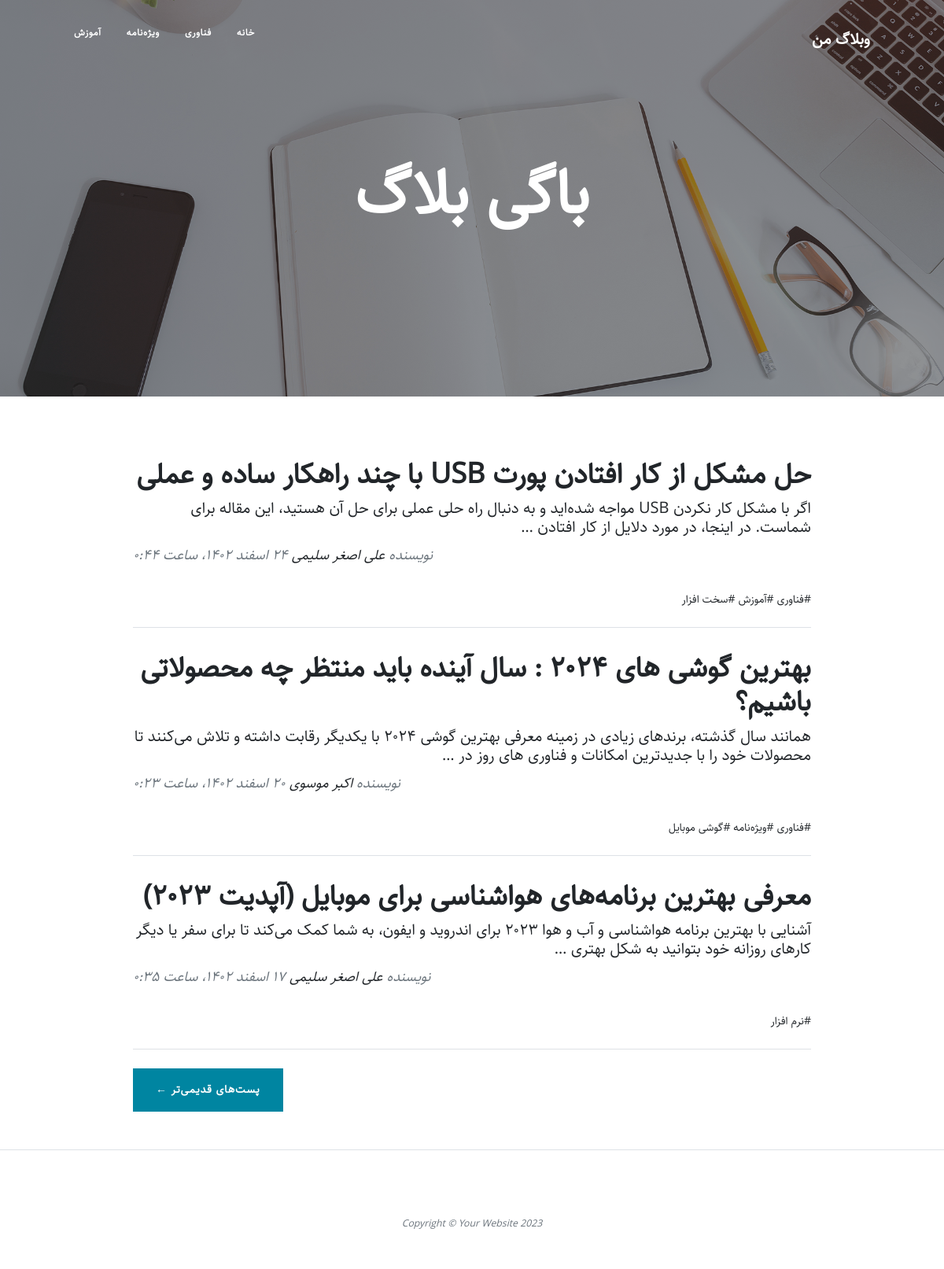
Page /blog/home/ on the committed database.
### blog/models.py (models this page shows, shortened)
class Category(models.Model):
    parent = models.ForeignKey('self', default=None, null=True, blank=True, on_delete=models.SET_NULL, related_name='children', verbose_name="زیردسته")
    title = models.CharField(max_length=200, verbose_name='عنوان دسته‌بدی')
    slug = models.SlugField(max_length=100, unique = True, verbose_name="آدرس دسته‌بندی")
    status = models.BooleanField(default=True, verbose_name='آیا نمایش داده شود؟')
    position = models.IntegerField(verbose_name='پوزیش')
    class Meta:
        verbose_name = 'دسته‌بندی'
        verbose_name_plural = 'دسته‌بندی‌ها'
        ordering = ['parent__id', 'position']
    objects = CategoryManager()

class articles(models.Model):
    STATUS_CHOICES = (
        ('d', 'پیش‌نویس'),
        ('p', 'منتشر شده')
    )
    title = models.CharField(max_length=200, verbose_name='عنوان مقاله')
    slug = models.SlugField(max_length=100, unique = True, verbose_name="آدرس مقاله")
    description = models.TextField(verbose_name="محتوا")
    category = models.ManyToManyField(Category, verbose_name="دسته‌بندی", related_name="articles")
    thumbnail = models.ImageField(upload_to='Images', verbose_name="تصویر")
    publish = models.DateTimeField(default=timezone.now, verbose_name="زمان انتشار")
    created = models.DateTimeField(auto_now_add=True)
    updated = models.DateTimeField(auto_now=True)
    status = models.CharField(max_length=1, choices=STATUS_CHOICES, verbose_name="وضعیت")
    author = models.ForeignKey(User, verbose_name="نویسنده", null=True, related_name='articles',
                                on_delete=models.SET_NULL)
    class Meta:
        verbose_name = 'مقاله'
        verbose_name_plural = 'مقالات'
        ordering = ['-publish']
    def jpublish(self):
        return jalali_converter(self.publish)
    jpublish.short_description = 'زمان انتشار'
    def thumbnail_tag(self):
        return format_html("<img width='100' hieght='75' src='{}'>".format(self.thumbnail.url))
    thumbnail_tag.short_description = 'عکس'
    objects = ArticleManager()

### blog/views.py (the view)
# urls.py: path('', ArticleList.as_view(), name='home')
class ArticleList(ListView):
    queryset = articles.objects.published()
    paginate_by = 3

### blog/models.py (called while the page is built)
    def active(self):
        return self.filter(status=True)

### blog/templatetags/base_tags.py (called while the page is built)
@register.simple_tag
def title():
    return "وبلاگ من"

@register.inclusion_tag("blog/partials/category_navbar.html")
def category_navbar():
    return {
        "category" : Category.objects.filter(status=True)
    }

### extentions/jalali.py (called while the page is built)
    def persian_tuple(self):
        return self.persian_year, self.persian_month, self.persian_day

### extentions/utils.py (called while the page is built)
def persian_numbers_converter(my_str):
    numbers = {
        "0" : "۰",
        "1" : "۱",
        "2" : "۲",
        "3" : "۳",
        "4" : "۴",
        "5" : "۵",
        "6" : "۶",
        "7" : "۷",
        "8" : "۸",
        "9" : "۹",
    }
    for e, p in numbers.items():
        my_str = my_str.replace(e, p)
    return my_str

def jalali_converter(time):
    jmonths = ["فروردین", "اردیبهشت", "خرداد", " تیر", "مرداد", "شهریور", "مهر", "آبان", "آذر", "دی", "بهمن", "اسفند",]
    time = timezone.localtime(time)
    time_to_str = "{},{},{}".format(time.year, time.month, time.day)
    time_in_tuple = jalali.Gregorian(time_to_str).persian_tuple()
    time_in_list = list(time_in_tuple)
    for index, month in enumerate(jmonths):
        if time_in_list[1] == index + 1:
            time_in_list[1] = month
            break
    output = "{} {} {}، ساعت {}:{}".format(
        time_in_list[2],
        time_in_list[1],
        time_in_list[0],
        time.hour,
        time.minute,
    )
    return persian_numbers_converter(output)

### blog/templates/blog/articles_list.html (shortened to what this page needs)
{% extends 'blog/list.html' %}
{% block blog_title %}
    باگی بلاگ
{% endblock %}
{% block next_page_url %}
    {% url 'Blog:Home' page_obj.next_page_number %}
{% endblock %}

### blog/templates/blog/list.html (shortened to what this page needs)
{% extends 'blog/base.html' %}
{% load static %}
{% block main %}
<header class="masthead" style="background-image: url('{% static '/blog/assets/img/home-bg.jpg' %}')">
    <div class="container position-relative px-4 px-lg-5">
        <div class="row gx-4 gx-lg-5 justify-content-center">
            <div class="col-md-10 col-lg-8 col-xl-7">
                <div class="site-heading">
                    <h1>{% block blog_title %}{% endblock %}</h1>
                </div>
            </div>
        </div>
    </div>
</header>
<div class="container px-4 px-lg-5">
    <div class="row gx-4 gx-lg-5 justify-content-center">
        <div class="col-md-10 col-lg-8 col-xl-10">
            {% for article in object_list %}
                <div class="post-preview">
                    <a href="{% url 'Blog:Detail' article.slug %}">
                        <h6 class="post-title">{{article.title}}</h6>
                        <h5 class="post-subtitle">{{article.description|truncatewords:30}}</h5>
                    </a>
                    <p class="post-meta">
                        نویسنده
                        <a href="{% url 'Blog:author' article.author %}">{{article.author.get_full_name}} </a>
                        {{article.jpublish}}
                    </p>
                    <div>
                        {% for cat in article.category.active %}
                            <a href="{% url 'Blog:category' cat.slug %}">#{{cat.title}}</a>
                        {% endfor %}
                    </div>
                </div>
                <hr class="my-4" />
            {% endfor %}
            <div class="d-flex justify-content-end mb-4">
                {% if is_paginated %}
                    <div class="d-flex justify-content-end mb-4 pajer-botten">
                        {% if page_obj.has_next %}
                            <a class="btn btn-primary text-uppercase" href="{% block next_page_url %}{% endblock %}">پست‌های قدیمی‌تر ←</a>
                        {% endif %}
                    </div>
                {% endif %}
            </div>
        </div>
    </div>
</div>
{% endblock %}

### blog/templates/blog/partials/category_navbar.html (shortened to what this page needs)
<div class="collapse navbar-collapse nav" id="navbarResponsive">
    <ul class="navbar-nav ms-auto py-4 py-lg-0">
        <li class="nav-item"><a class="nav-link px-lg-3 py-3 py-lg-4" href="{% url 'Blog:Home' %}">خانه</a></li>
        {% for cat in category %}
            {% if cat.parent == None %}
                <li class="nav-item">
                    <a class="nav-link px-lg-3 py-3 py-lg-4" href="{% url 'Blog:category' cat.slug %}">{{cat.title}}</a>
                </li>
            {% endif %}
        {% endfor %}
    </ul>
</div>

### static/blog/css/rtl2.css (style rules this page uses)
body { direction: rtl; text-align: right; font-family: "Sahel"; font-size: 14px; }
.navbar-nav { margin-left: initial !important; margin-right: auto; font-family: "Sahel"; }
p.post-meta { text-align: left; font-family: "Sahel"; }
html { font-family: "Sahel"; }
h1 { font-family: "Sahel"; }
div { font-family: "Sahel"; }

### static/blog/css/navbar_style.css (style rules this page uses)
.nav ul { padding-right: 0; }
.nav ul li { border-bottom: none; height: 86px; line-height: 20px; font-size: 14px; display: inline-block; float: left; margin: 0 auto; }
.nav ul li a { text-decoration: none; color: #FFFFFF; display: block; transition: .3s background-color; padding:0 24px; }
.nav a { border-bottom: none; }

### rows in the picture
Category: title "فناوری"
Category: title "ویژه‌نامه"
Category: title "آموزش"
articles: title "حل مشکل از کار افتادن پورت USB با چند راهکار ساده و عملی", description "اگر با مشکل کار نکردن USB مواجه شده‌اید و به دنبال راه حلی عملی برای حل آن هستید، این مقاله برای شماست. در اینجا، در مورد دلایل از کار افتادن …", author.get_full_name "علی اصغر سلیمی", jpublish "۲۴ اسفند ۱۴۰۲، ساعت ۰:۴۴"
Category: title "سخت افزار"
articles: title "بهترین گوشی های ۲۰۲۴ : سال آینده باید منتظر چه محصولاتی باشیم؟", description "همانند سال گذشته، برندهای زیادی در زمینه معرفی بهترین گوشی ۲۰۲۴ با یکدیگر رقابت داشته و تلاش می‌کنند تا محصولات خود را با جدیدترین امکانات و فناوری های روز در …", author.get_full_name "اکبر موسوی", jpublish "۲۰ اسفند ۱۴۰۲، ساعت ۰:۲۳"
Category: title "گوشی موبایل"
articles: title "معرفی بهترین برنامه‌های هواشناسی برای موبایل (آپدیت ۲۰۲۳)", description "آشنایی با بهترین برنامه هواشناسی و آب و هوا ۲۰۲۳ برای اندروید و ایفون، به شما کمک می‌کند تا برای سفر یا دیگر کارهای روزانه خود بتوانید به شکل بهتری …", author.get_full_name "علی اصغر سلیمی", jpublish "۱۷ اسفند ۱۴۰۲، ساعت ۰:۳۵"
Category: title "نرم افزار"
